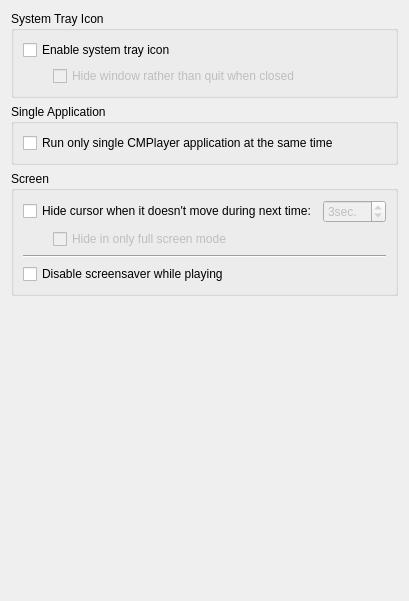
           <widget class="QWidget" name="tab_3">
            <attribute name="title">
             <string>Application</string>
            </attribute>
            <layout class="QVBoxLayout" name="verticalLayout_24">
             <item>
              <widget class="QGroupBox" name="groupBox">
               <property name="title">
                <string>System Tray Icon</string>
               </property>
               <layout class="QVBoxLayout" name="verticalLayout_23">
                <item>
                 <widget class="QCheckBox" name="tray">
                  <property name="text">
                   <string>Enable system tray icon</string>
                  </property>
                 </widget>
                </item>
                <item>
                 <layout class="QHBoxLayout" name="horizontalLayout_5">
                  <item>
                   <spacer name="horizontalSpacer_10">
                    <property name="orientation">
                     <enum>Qt::Horizontal</enum>
                    </property>
                    <property name="sizeType">
                     <enum>QSizePolicy::Fixed</enum>
                    </property>
                    <property name="sizeHint" stdset="0">
                     <size>
                      <width>30</width>
                      <height>20</height>
                     </size>
                    </property>
                   </spacer>
                  </item>
                  <item>
                   <widget class="QCheckBox" name="hideWhenClosed">
                    <property name="enabled">
                     <bool>false</bool>
                    </property>
                    <property name="text">
                     <string>Hide window rather than quit when closed </string>
                    </property>
                   </widget>
                  </item>
                 </layout>
                </item>
               </layout>
              </widget>
             </item>
             <item>
              <widget class="QGroupBox" name="groupBox_16">
               <property name="title">
                <string>Single Application</string>
               </property>
               <layout class="QVBoxLayout" name="verticalLayout_22">
                <item>
                 <widget class="QCheckBox" name="singleApp">
                  <property name="text">
                   <string>Run only single CMPlayer application at the same time</string>
                  </property>
                 </widget>
                </item>
               </layout>
              </widget>
             </item>
             <item>
              <widget class="QGroupBox" name="groupBox_10">
               <property name="title">
                <string>Screen</string>
               </property>
               <layout class="QVBoxLayout" name="verticalLayout_5">
                <item>
                 <layout class="QHBoxLayout" name="horizontalLayout_3">
                  <item>
                   <widget class="QCheckBox" name="hideCursor">
                    <property name="text">
                     <string>Hide cursor when it doesn't move during next time:</string>
                    </property>
                   </widget>
                  </item>
                  <item>
                   <widget class="QSpinBox" name="hideDelay">
                    <property name="enabled">
                     <bool>false</bool>
                    </property>
                    <property name="accelerated">
                     <bool>true</bool>
                    </property>
                    <property name="suffix">
                     <string>sec.</string>
                    </property>
                    <property name="minimum">
                     <number>1</number>
                    </property>
                    <property name="value">
                     <number>3</number>
                    </property>
                   </widget>
                  </item>
                  <item>
                   <spacer name="horizontalSpacer_8">
                    <property name="orientation">
                     <enum>Qt::Horizontal</enum>
                    </property>
                    <property name="sizeHint" stdset="0">
                     <size>
                      <width>0</width>
                      <height>0</height>
                     </size>
                    </property>
                   </spacer>
                  </item>
                 </layout>
                </item>
                <item>
                 <layout class="QHBoxLayout" name="horizontalLayout_4">
                  <item>
                   <spacer name="horizontalSpacer_9">
                    <property name="orientation">
                     <enum>Qt::Horizontal</enum>
                    </property>
                    <property name="sizeType">
                     <enum>QSizePolicy::Fixed</enum>
                    </property>
                    <property name="sizeHint" stdset="0">
                     <size>
                      <width>30</width>
                      <height>20</height>
                     </size>
                    </property>
                   </spacer>
                  </item>
                  <item>
                   <widget class="QCheckBox" name="hideInFullScreen">
                    <property name="enabled">
                     <bool>false</bool>
                    </property>
                    <property name="text">
                     <string>Hide in only full screen mode</string>
                    </property>
                   </widget>
                  </item>
                 </layout>
                </item>
                <item>
                 <widget class="Line" name="line_2">
                  <property name="orientation">
                   <enum>Qt::Horizontal</enum>
                  </property>
                 </widget>
                </item>
                <item>
                 <widget class="QCheckBox" name="disableSS">
                  <property name="text">
                   <string>Disable screensaver while playing</string>
                  </property>
                 </widget>
                </item>
               </layout>
              </widget>
             </item>
             <item>
              <spacer name="verticalSpacer_2">
               <property name="orientation">
                <enum>Qt::Vertical</enum>
               </property>
               <property name="sizeHint" stdset="0">
                <size>
                 <width>0</width>
                 <height>294</height>
                </size>
               </property>
              </spacer>
             </item>
            </layout>
           </widget>
